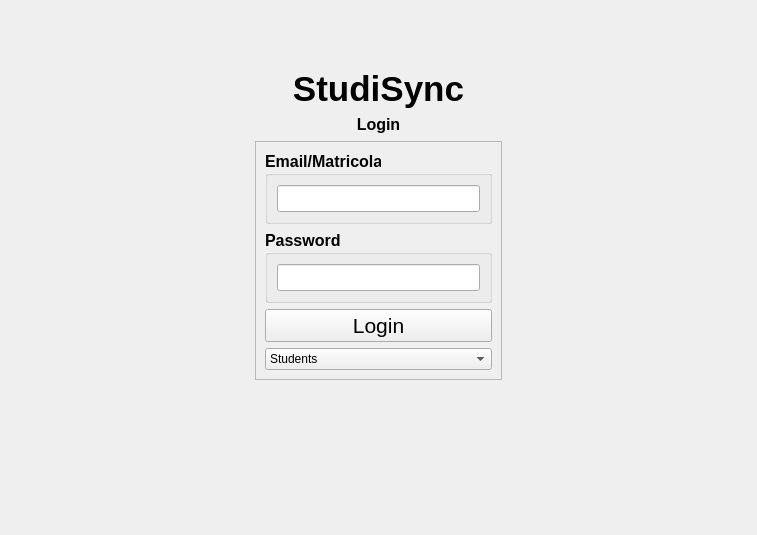
<?xml version="1.0" encoding="UTF-8"?>
<ui version="4.0">
 <class>Login</class>
 <widget class="QMainWindow" name="Login">
  <property name="geometry">
   <rect>
    <x>0</x>
    <y>0</y>
    <width>757</width>
    <height>535</height>
   </rect>
  </property>
  <property name="windowTitle">
   <string>Login - StudiSync</string>
  </property>
  <property name="windowIcon">
   <iconset>
    <normaloff>logo_studisync.jpeg</normaloff>logo_studisync.jpeg</iconset>
  </property>
  <widget class="QWidget" name="centralwidget">
   <layout class="QGridLayout" name="gridLayout_2">
    <item row="2" column="1">
     <widget class="QLabel" name="Title">
      <property name="font">
       <font>
        <family>Segoe UI</family>
        <pointsize>26</pointsize>
        <weight>75</weight>
        <bold>true</bold>
       </font>
      </property>
      <property name="text">
       <string>StudiSync</string>
      </property>
      <property name="textFormat">
       <enum>Qt::RichText</enum>
      </property>
      <property name="alignment">
       <set>Qt::AlignCenter</set>
      </property>
     </widget>
    </item>
    <item row="1" column="1">
     <spacer name="verticalSpacer">
      <property name="orientation">
       <enum>Qt::Vertical</enum>
      </property>
      <property name="sizeType">
       <enum>QSizePolicy::Maximum</enum>
      </property>
      <property name="sizeHint" stdset="0">
       <size>
        <width>20</width>
        <height>40</height>
       </size>
      </property>
     </spacer>
    </item>
    <item row="9" column="1" rowspan="2">
     <widget class="QFrame" name="LoginGroup">
      <property name="frameShape">
       <enum>QFrame::StyledPanel</enum>
      </property>
      <property name="frameShadow">
       <enum>QFrame::Raised</enum>
      </property>
      <layout class="QVBoxLayout" name="verticalLayout_2">
       <item>
        <widget class="QGroupBox" name="EmailBox">
         <property name="font">
          <font>
           <family>Segoe UI</family>
           <pointsize>12</pointsize>
           <weight>75</weight>
           <bold>true</bold>
          </font>
         </property>
         <property name="title">
          <string>Email/Matricola</string>
         </property>
         <layout class="QVBoxLayout" name="verticalLayout_3">
          <item>
           <widget class="QLineEdit" name="EmailField">
            <property name="font">
             <font>
              <family>Segoe UI</family>
              <pointsize>12</pointsize>
              <weight>50</weight>
              <bold>false</bold>
             </font>
            </property>
            <property name="text">
             <string/>
            </property>
           </widget>
          </item>
         </layout>
        </widget>
       </item>
       <item>
        <widget class="QGroupBox" name="PasswordBox">
         <property name="font">
          <font>
           <family>Segoe UI</family>
           <pointsize>12</pointsize>
           <weight>75</weight>
           <bold>true</bold>
          </font>
         </property>
         <property name="title">
          <string>Password</string>
         </property>
         <layout class="QVBoxLayout" name="verticalLayout_4">
          <item>
           <widget class="QLineEdit" name="PasswordField">
            <property name="font">
             <font>
              <family>Segoe UI</family>
              <pointsize>12</pointsize>
              <weight>50</weight>
              <bold>false</bold>
             </font>
            </property>
            <property name="text">
             <string/>
            </property>
            <property name="echoMode">
             <enum>QLineEdit::Password</enum>
            </property>
           </widget>
          </item>
         </layout>
        </widget>
       </item>
       <item>
        <widget class="QPushButton" name="LoginButton">
         <property name="font">
          <font>
           <family>Segoe UI</family>
           <pointsize>16</pointsize>
          </font>
         </property>
         <property name="text">
          <string>Login</string>
         </property>
        </widget>
       </item>
       <item>
        <widget class="QComboBox" name="ComboBoxSelect">
         <property name="font">
          <font>
           <family>Segoe UI</family>
          </font>
         </property>
         <item>
          <property name="text">
           <string>Students</string>
          </property>
         </item>
         <item>
          <property name="text">
           <string>Office</string>
          </property>
         </item>
        </widget>
       </item>
      </layout>
     </widget>
    </item>
    <item row="5" column="2">
     <spacer name="horizontalSpacer_2">
      <property name="orientation">
       <enum>Qt::Horizontal</enum>
      </property>
      <property name="sizeHint" stdset="0">
       <size>
        <width>40</width>
        <height>20</height>
       </size>
      </property>
     </spacer>
    </item>
    <item row="5" column="1">
     <widget class="QLabel" name="LoginTitle">
      <property name="font">
       <font>
        <family>Segoe UI</family>
        <pointsize>12</pointsize>
        <weight>75</weight>
        <bold>true</bold>
       </font>
      </property>
      <property name="text">
       <string>Login</string>
      </property>
      <property name="textFormat">
       <enum>Qt::RichText</enum>
      </property>
      <property name="alignment">
       <set>Qt::AlignCenter</set>
      </property>
     </widget>
    </item>
    <item row="5" column="0">
     <spacer name="horizontalSpacer">
      <property name="orientation">
       <enum>Qt::Horizontal</enum>
      </property>
      <property name="sizeHint" stdset="0">
       <size>
        <width>40</width>
        <height>20</height>
       </size>
      </property>
     </spacer>
    </item>
    <item row="11" column="1">
     <spacer name="verticalSpacer_2">
      <property name="orientation">
       <enum>Qt::Vertical</enum>
      </property>
      <property name="sizeHint" stdset="0">
       <size>
        <width>20</width>
        <height>40</height>
       </size>
      </property>
     </spacer>
    </item>
    <item row="0" column="1" alignment="Qt::AlignHCenter|Qt::AlignVCenter">
     <widget class="QLabel" name="label">
      <property name="sizePolicy">
       <sizepolicy hsizetype="MinimumExpanding" vsizetype="MinimumExpanding">
        <horstretch>0</horstretch>
        <verstretch>0</verstretch>
       </sizepolicy>
      </property>
      <property name="maximumSize">
       <size>
        <width>100</width>
        <height>100</height>
       </size>
      </property>
      <property name="styleSheet">
       <string notr="true">height: 50%;
width:50%;
</string>
      </property>
      <property name="text">
       <string/>
      </property>
      <property name="pixmap">
       <pixmap>logo_studisync.jpeg</pixmap>
      </property>
      <property name="scaledContents">
       <bool>true</bool>
      </property>
      <property name="alignment">
       <set>Qt::AlignCenter</set>
      </property>
      <property name="wordWrap">
       <bool>false</bool>
      </property>
      <property name="openExternalLinks">
       <bool>false</bool>
      </property>
     </widget>
    </item>
   </layout>
  </widget>
 </widget>
 <resources>
  <include location="tsr.qrc"/>
 </resources>
 <connections/>
</ui>
